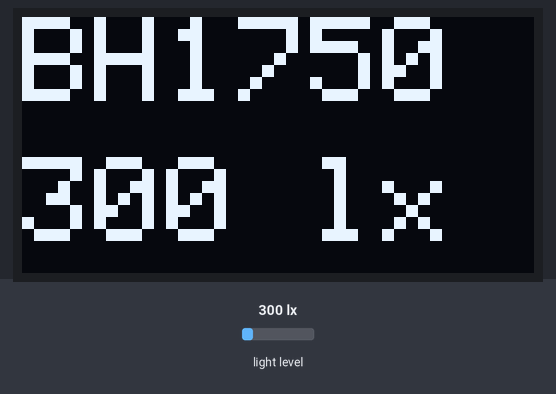
The sketch below on a simulated Arduino Uno, built with avr-gcc and run on an emulated ATmega328P. On the bench: 128×64 one-colour display. Wiring (inferred from the names in the program): BH1750 light sensor at I2C address 0x23. The inputs (shaded band) are chosen by the test bench; at power-on: light level 300 lx.

Above: at 1.4 s.
1.5 s: light level set to 40 lx
At 2.6 s:
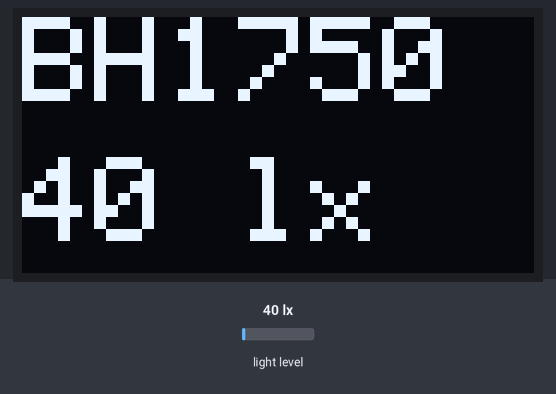
3.2 s: light level set to 500 lx
At 4.2 s:
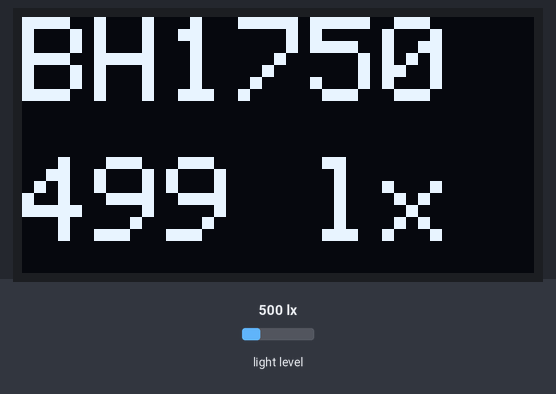
4.7 s: light level set to 1000 lx
At 5.9 s:
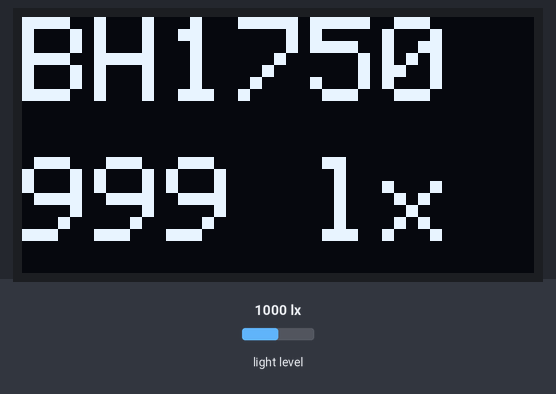
Timing chart, 0 to 7.7 s (numbered marks = the images above; inputs shaded):
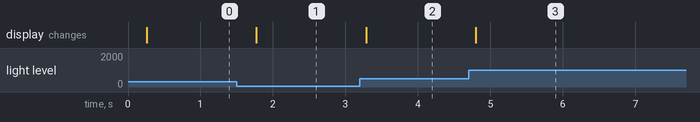

The sketch:

lap5day3_whatLight.ino
```cpp
#include <Wire.h>
#include <SPI.h>
#include <Adafruit_GFX.h>
#include <Adafruit_SSD1306.h>
#define OLED_RESET -1
Adafruit_SSD1306 OLED(OLED_RESET);
int BH1750address = 0x23;
byte buff[2];
void setup()
{
    OLED.begin(SSD1306_SWITCHCAPVCC,0x3c);
}

void loop()
{
   uint16_t val = 0;
    BH1750_Init(BH1750address);
   delay(200);
   if (2 == BH1750_Read(BH1750address))
 {
    val = ((buff[0]<<8)|buff[1])/1.2;
    OLED.clearDisplay();
    OLED.setTextColor(WHITE);
    OLED.setCursor(0,0);
    OLED.setTextSize(3);
    OLED.println("BH1750");
    OLED.setCursor(0,35);
    OLED.println(String(val)+" lx");
    OLED.display();
}
  delay(150);
}
int BH1750_Read(int address)
{
  int i = 0;
  Wire.beginTransmission(address);
  Wire.requestFrom(address, 2);
  while (Wire.available())
  {
    buff[i] = Wire.read();
    i++;
  }
  Wire.endTransmission();
  return i;
}
void BH1750_Init(int address)
{
  Wire.beginTransmission(address);
  Wire.write(0x10);
  Wire.endTransmission();
}
```

Source omitted: ogo_bmp.cpp.cpp (data table, 6418 bytes)

Measured:
- after the input at 1.5 s, the display: changes after 0.27 s (image 1)
- after the input at 3.2 s, the display: changes after 0.09 s (image 2)
- after the input at 4.7 s, the display: changes after 0.10 s (image 3)
